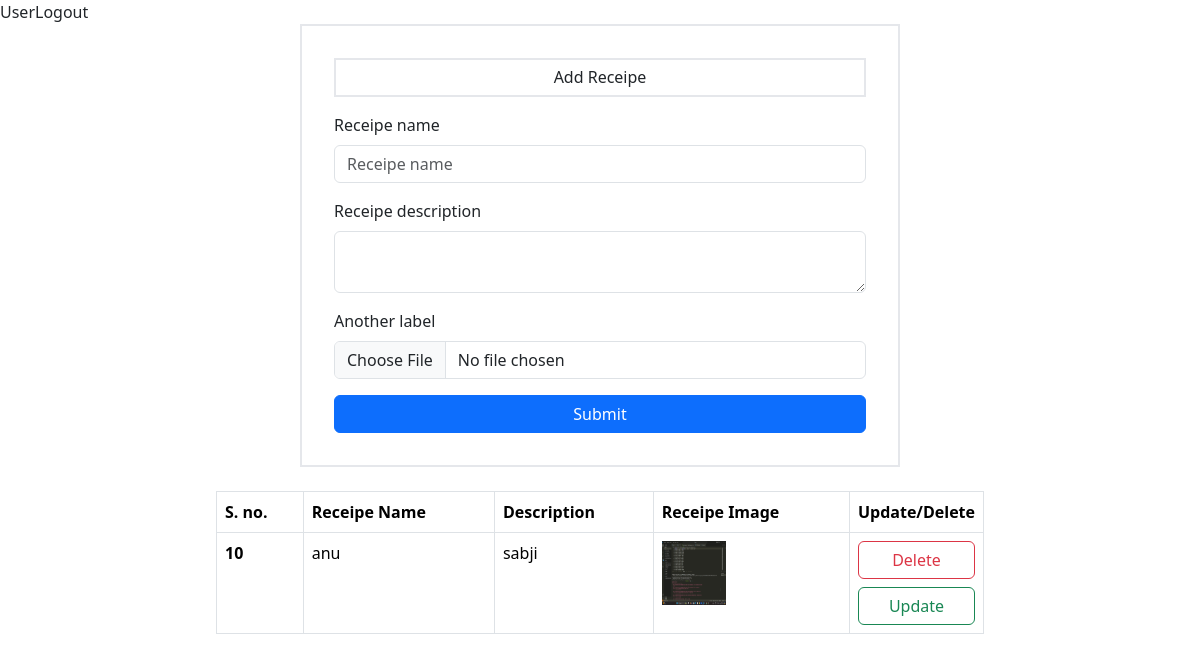
The page / (signed in) on the database as committed earlier.
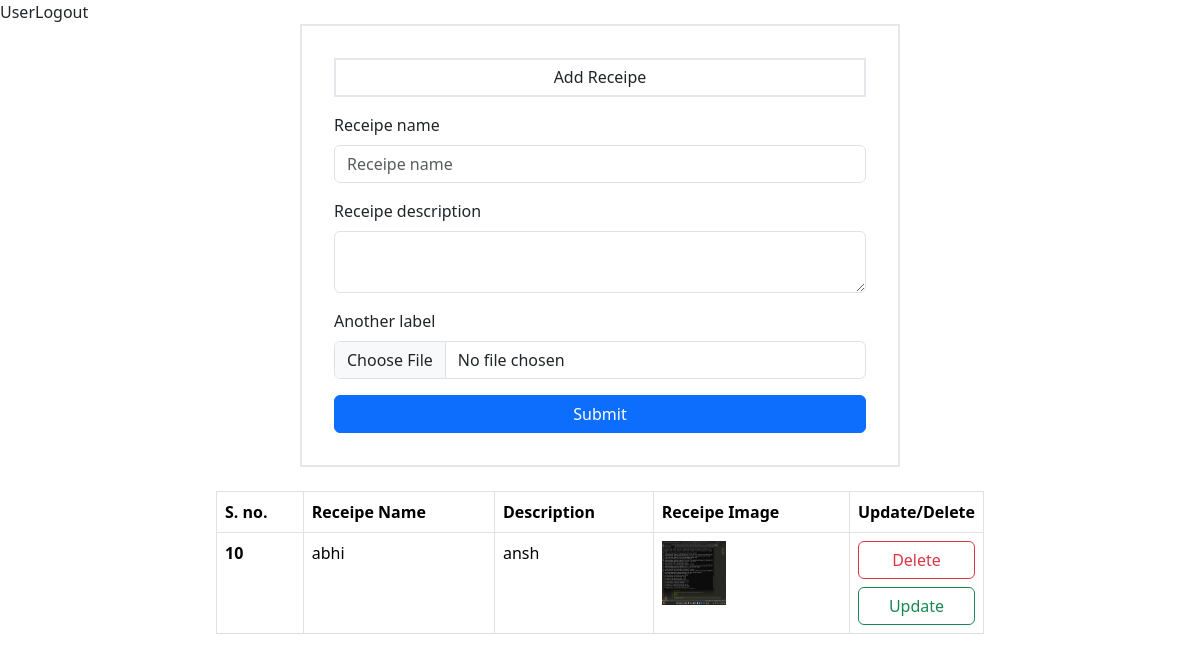
The same page on the database as committed later.
### receipe/models.py (models this page shows)
class receipe(models.Model):
    user = models.ForeignKey(User, on_delete=models.SET_NULL, null=True, blank=True)
    receipe_name = models.CharField(max_length=150,null=True)
    receipe_description = models.TextField(null=True)
    receipe_image = models.ImageField(upload_to="Media",null=True)

### receipe/views.py (the view, shortened to what this page needs)
# urls.py: path('', menu, name='menu'),
@login_required(login_url="/login/")
def menu(request):
    queryset = receipe.objects.all()
    context = {'receipe' : queryset}
    return render(request,'menu.html', context= context)

### templates/menu.html (shortened to what this page needs)
<!DOCTYPE html>
<html lang="en">
<head>
    <script src="https://cdn.tailwindcss.com"></script>
    <link href="https://cdn.jsdelivr.net/npm/bootstrap@5.3.3/dist/css/bootstrap.min.css" rel="stylesheet">
</head>
<body>
    <div class="flex flex-row relative">
        <a class="right-2">{{request.user.username}}</a>
        {% if request.user.is_authenticated %}
            <a href="/signup/" type="submit">Logout</a>
        {% else %}
            <a href="/login/" type="submit">Login</a>
        {% endif %}
    </div>
    <div class="flex flex-col justify-center">
        <form method="POST" enctype="multipart/form-data" class="w-screen flex justify-center">
            <div class="flex flex-col w-1/2 border-2 p-8">
                <din class="mb-3 border-2 text-center p-2">
                    <h2>Add Receipe</h2>
                </din>
                <div class="mb-3">
                    <label for="formGroupExampleInput" class="form-label">Receipe name</label>
                    <input type="text" class="form-control" id="formGroupExampleInput" placeholder="Receipe name" name="receipe_name" required>
                </div>
                <div class="mb-3">
                    <label for="formGroupExampleInput2" class="form-label">Receipe description</label>
                    <textarea name="description" class="form-control"></textarea>
                </div>
                <div class="mb-3">
                    <label for="formGroupExampleInput2" class="form-label">Another label</label>
                    <input type="file" class="form-control" id="formGroupExampleInput2" placeholder="Place the image of the receipe" name="image" required>
                </div>
                <button type="submit" class="btn btn-primary">Submit</button>
            </div>
        </form>
        <div class="flex justify-center m-4">
            <table class="table table-bordered w-2/3">
                <thead>
                    <tr>
                        <th scope="col">S. no.</th>
                        <th scope="col">Receipe Name</th>
                        <th scope="col">Description</th>
                        <th scope="col">Receipe Image</th>
                        <th scope="col">Update/Delete</th>
                    </tr>
                </thead>
                <tbody>
                    {% for item in receipe %}
                    <tr>
                        <th scope="row">{{item.id}}</th>
                        <td>{{item.receipe_name}}</td>
                        <td>{{item.receipe_description}}</td>
                        <td><img src="/media/{{item.receipe_image}}" class="w-16 h-16"></td>
                        <td class="w-20">
                            <div class="flex flex-col justify-content">
                                <a class="btn btn-outline-danger mb-2" href="/delete-receipe/{{item.id}}/"> Delete </a>
                                <a class="btn btn-outline-success " href="/update-receipe/{{item.id}}/"> Update </a>
                            </div>
                        </td>
                    </tr>
                    {% endfor %}
                </tbody>
            </table>
        </div>
    </div>
</body>
</html>

Rows that differ between the two databases and show on the page:
changed receipe id 10: receipe_name "anu" → "abhi"; receipe_description "sabji" → "ansh"; receipe_image: a different picture
